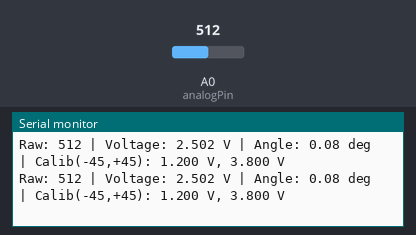
This sketch was run on a simulated Arduino Uno, built with avr-gcc and run on an emulated ATmega328P. Parts: the last lines printed to the serial monitor. The test bench sets the inputs (shaded band); at power-on: A0 (analogPin) = 512.

Above: at 1.7 s.
1.8 s: A0 (analogPin) set to 558
At 2.1 s:
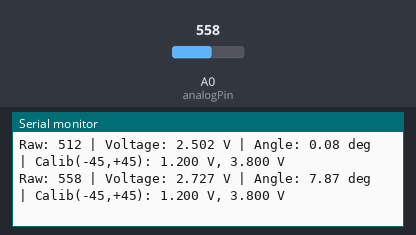
4.8 s: A0 (analogPin) set to 589
At 4.9 s:
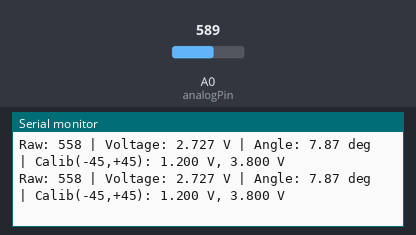
Timing chart, 0 to 7.8 s (numbered marks = the images above; inputs shaded):
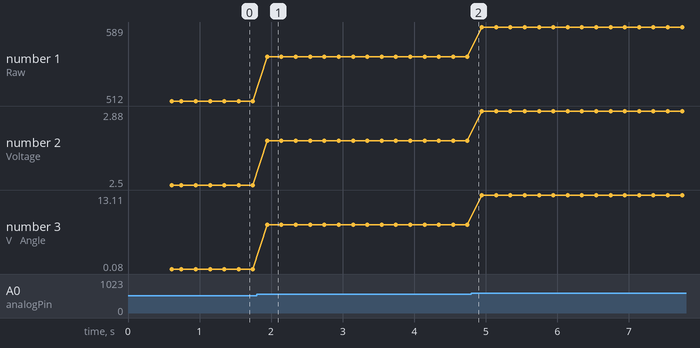

The sketch:

pot.ino
```cpp
/*
	Potentiometer angle reader for a tilting bench.

	Calibration concept:
	1) Place the bench at -45 degrees and record its voltage as voltageAtMinus45.
	2) Place the bench at +45 degrees and record its voltage as voltageAtPlus45.
	3) The code linearly maps any measured voltage to the angle range [-45, +45].

	You can set fixed calibration values below, or use Serial commands:
	- Send 'm' when the bench is at -45 degrees to capture voltageAtMinus45.
	- Send 'p' when the bench is at +45 degrees to capture voltageAtPlus45.
*/

const int analogPin = A0;

// Set this to your board reference voltage (typically 5.0V or 3.3V).
const float vRef = 5.0;
const int adcMax = 1023;

// Initial calibration values (example values).
float voltageAtMinus45 = 1.20;
float voltageAtPlus45  = 3.80;

unsigned long lastPrintMs = 0;
const unsigned long printIntervalMs = 200;

float readVoltage() {
	int raw = analogRead(analogPin);
	return (raw * vRef) / adcMax;
}

float mapVoltageToAngle(float voltage) {
	// Protect against invalid calibration.
	if (voltageAtPlus45 <= voltageAtMinus45) {
		return 0.0;
	}

	const float inSpan = voltageAtPlus45 - voltageAtMinus45;
	const float outSpan = 90.0; // from -45 to +45

	float angle = ((voltage - voltageAtMinus45) * outSpan / inSpan) - 45.0;

	// Clamp to expected mechanical range.
	if (angle < -45.0) angle = -45.0;
	if (angle > 45.0) angle = 45.0;

	return angle;
}

void printHelp() {
	Serial.println("Potentiometer bench-angle reader");
	Serial.println("Calibration notes:");
	Serial.println("- Adjust the two calibration voltages to your setup.");
	Serial.println("- Example: 1.18V = -45 deg, 3.86V = +45 deg.");
	Serial.println("Serial commands:");
	Serial.println("  m -> capture current voltage as -45 deg point");
	Serial.println("  p -> capture current voltage as +45 deg point");
	Serial.println("  h -> print this help again");
	Serial.println();
}

void setup() {
	Serial.begin(9600);
	pinMode(analogPin, INPUT);

	delay(300);
	printHelp();
}

void loop() {
	if (Serial.available() > 0) {
		char cmd = (char)Serial.read();

		if (cmd == 'm' || cmd == 'M') {
			voltageAtMinus45 = readVoltage();
			Serial.print("Captured -45 deg voltage: ");
			Serial.print(voltageAtMinus45, 3);
			Serial.println(" V");
		} else if (cmd == 'p' || cmd == 'P') {
			voltageAtPlus45 = readVoltage();
			Serial.print("Captured +45 deg voltage: ");
			Serial.print(voltageAtPlus45, 3);
			Serial.println(" V");
		} else if (cmd == 'h' || cmd == 'H') {
			printHelp();
		}
	}

	unsigned long now = millis();
	if (now - lastPrintMs >= printIntervalMs) {
		lastPrintMs = now;

		int raw = analogRead(analogPin);
		float voltage = (raw * vRef) / adcMax;
		float angle = mapVoltageToAngle(voltage);

		Serial.print("Raw: ");
		Serial.print(raw);
		Serial.print(" | Voltage: ");
		Serial.print(voltage, 3);
		Serial.print(" V | Angle: ");
		Serial.print(angle, 2);
		Serial.print(" deg | Calib(-45,+45): ");
		Serial.print(voltageAtMinus45, 3);
		Serial.print(" V, ");
		Serial.print(voltageAtPlus45, 3);
		Serial.println(" V");
	}
}
```

Measured:
- after the input at 1.8 s, the serial monitor: prints a new line after 0.15 s (image 1)
- plotted number 1: 512 → 558 after the input at 1.8 s, 558 → 589 after the input at 4.8 s
- plotted number 2: 2.5 → 2.73 after the input at 1.8 s, 2.73 → 2.88 after the input at 4.8 s
- plotted number 3: 0.08 → 7.87 after the input at 1.8 s, 7.87 → 13.11 after the input at 4.8 s
